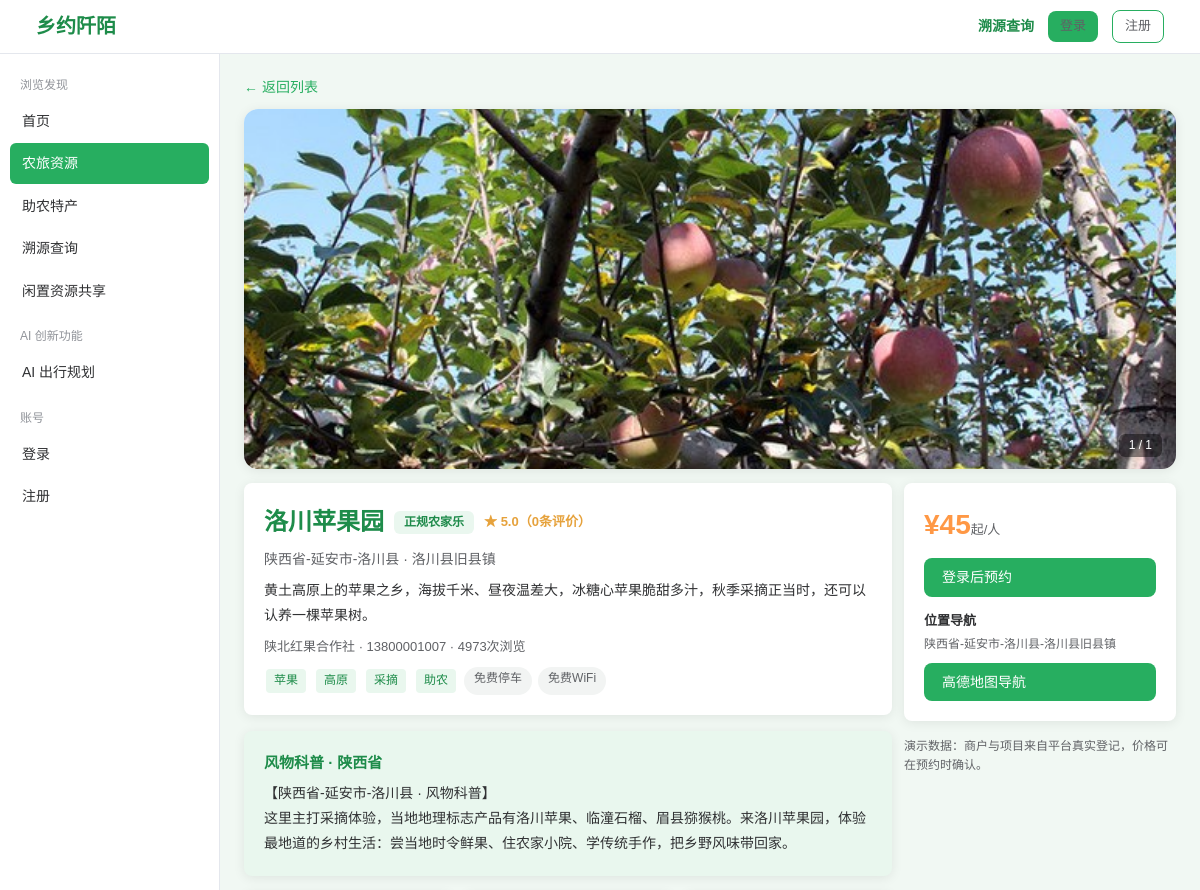
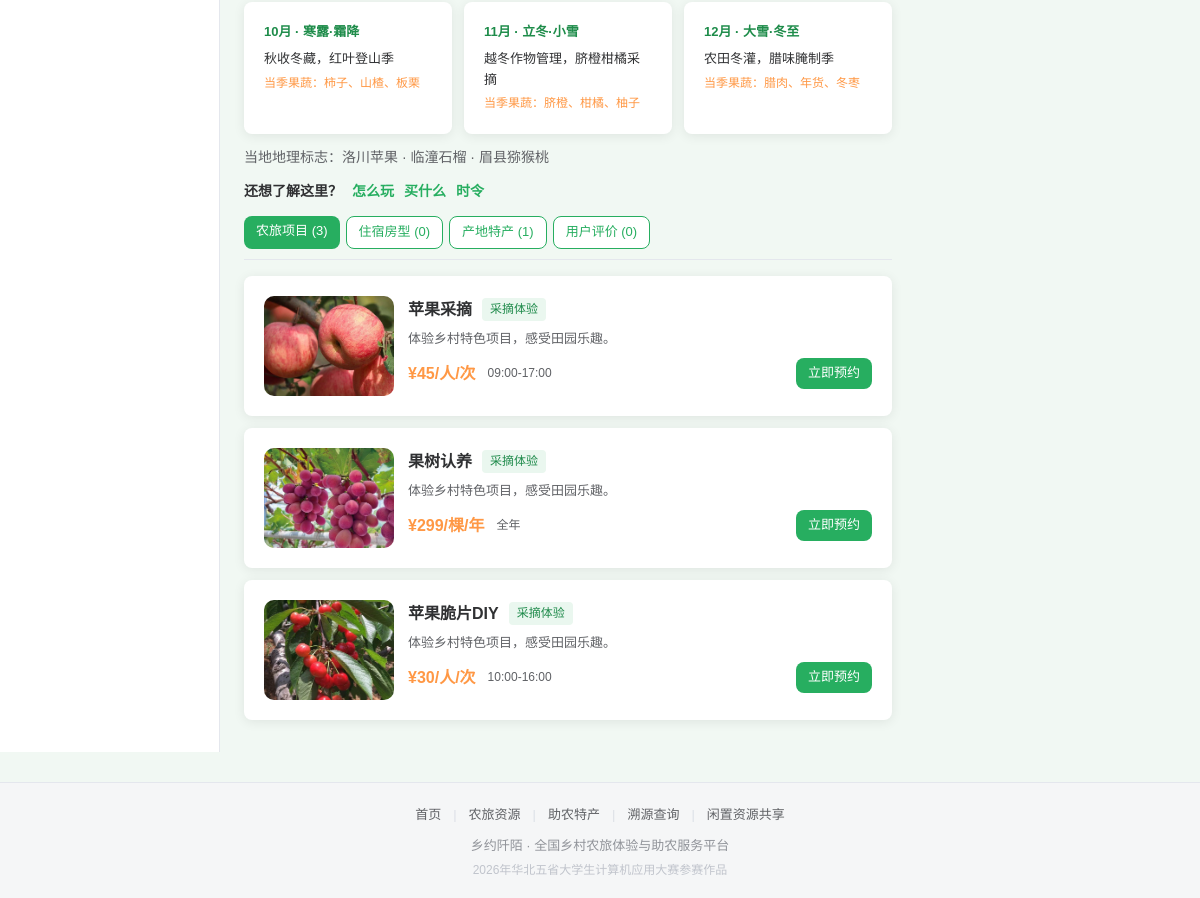
The app's page /farmstay/29 with its own data (2 pictures, top to bottom).
### tables this page shows
CREATE TABLE farmstays (
            id INTEGER PRIMARY KEY AUTOINCREMENT,
            merchant_id INTEGER NOT NULL,      -- 所属商户
            name TEXT NOT NULL,
            region TEXT DEFAULT '',            -- 地区（省-市-县）
            address TEXT DEFAULT '',
            category TEXT DEFAULT '采摘体验',  -- 采摘体验/农家住宿/农家餐饮/农耕研学/非遗体验
            price_min REAL DEFAULT 0,          -- 最低参考价
            score REAL DEFAULT 5.0,            -- 评分
            tags TEXT DEFAULT '',              -- 特色标签（逗号分隔）
            description TEXT DEFAULT '',
            image TEXT DEFAULT 'farm_default.jpg',
            lng REAL DEFAULT 0,                -- 经度（高德地图导航）
            lat REAL DEFAULT 0,                -- 纬度（高德地图导航）
            status TEXT DEFAULT '上架',         -- 上架/下架
            views INTEGER DEFAULT 0,          -- 浏览量
            created_at TEXT DEFAULT (datetime('now', 'localtime'))
        );

CREATE TABLE users (
            id INTEGER PRIMARY KEY AUTOINCREMENT,
            username TEXT NOT NULL UNIQUE,
            password TEXT NOT NULL,
            role INTEGER DEFAULT 0,            -- 0游客 1商户 3平台管理员
            status TEXT DEFAULT '正常',         -- 正常/待审核/驳回/禁用
            phone TEXT,
            region TEXT DEFAULT '',            -- 所在地区（省-市-县）
            avatar TEXT DEFAULT 'user.jpg',
            shop_name TEXT DEFAULT '',         -- 商户店铺名称
            shop_type TEXT DEFAULT '',         -- 正规农家乐/农户体验点/农村合作社
            shop_address TEXT DEFAULT '',
            shop_desc TEXT DEFAULT '',
            created_at TEXT DEFAULT (datetime('now', 'localtime'))
        );

CREATE TABLE projects (
            id INTEGER PRIMARY KEY AUTOINCREMENT,
            farmstay_id INTEGER NOT NULL,
            name TEXT NOT NULL,
            price REAL DEFAULT 0,
            unit TEXT DEFAULT '人/次',
            open_time TEXT DEFAULT '全天',
            status TEXT DEFAULT '上架',
            category TEXT DEFAULT '',
            desc TEXT DEFAULT '',
            image TEXT DEFAULT ''
        );

### app.py (the view)
@app.route('/farmstay/<int:fid>')
def farmstay_detail(fid):
    fs = models.get_farmstay(fid)
    if not fs:
        flash('该农家乐不存在或已下架', 'warning')
        return redirect(url_for('farmstay_list'))
    models.inc_view(fid)
    fs = models.get_farmstay(fid)
    projects = models.list_projects(fid)
    rooms = models.list_rooms(fid)
    products = models.list_products(fid)
    reviews = models.list_reviews(fid)
    ai_knowledge = ai_helper.local_knowledge(fs['name'], fs['region'], fs['category'])
    merchant = models.get_user_by_id(fs['merchant_id'])
    months = ai_helper.month_season(int(datetime.datetime.now().strftime('%m')))
    geo = ai_helper.geo_products(fs['region'])
    tab = request.args.get('tab', 'projects')
    return render_template('farmstay_detail.html', fs=fs, projects=projects,
                           rooms=rooms, products=products, reviews=reviews,
                           ai_knowledge=ai_knowledge, merchant=merchant, user=get_user(),
                           months=months, geo=geo, tab=tab, active='farmstays')

### ai_helper.py (called while the page is built, shortened)
def _call_llm(system_prompt, user_prompt, max_tokens=600):
    if not API_KEY:
        return None

def geo_products(region):
    for k, items in GEO_MAP.items():
        if region and k in region:
            return items[:3]
    return ['当地时令果蔬', '农家自产干货', '传统手工艺品']

def month_season(month):
    out = []
    for offset in (-1, 0, 1):
        m = ((month - 1 + offset) % 12) + 1
        name, jq, work, fruit = SEASON[m]
        out.append({'month': name, 'jq': jq, 'work': work, 'fruit': fruit, 'key': m})
    return out

def local_knowledge(farmstay_name, region, category):
    geo = geo_products(region)
    local = (f'【{region} · 风物科普】\n'
             f'这里主打{category}，当地地理标志产品有{"、".join(geo)}。'
             f'来{farmstay_name}，体验最地道的乡村生活：尝当地时令鲜果、住农家小院、'
             f'学传统手作，把乡野风味带回家。')
    llm = _call_llm('你是乡村风物文化科普专家。根据地区、类型生成一段本地风物科普，'
                    '涵盖：当地特色物产、民俗文化、农事常识，200字以内，生动有趣。',
                    f'农家乐：{farmstay_name}\n地区：{region}\n类型：{category}')
    return llm if llm else local

### app.py (called while the page is built)
def get_user():
    if 'user_id' in session:
        return models.get_user_by_id(session['user_id'])
    return None

@app.context_processor
def inject_globals():
    u = get_user()
    return {'cart_count': models.get_cart_count(u['id']) if u else 0}

### models.py (called while the page is built)
def get_conn():
    conn = sqlite3.connect(DB_PATH)
    conn.row_factory = sqlite3.Row
    return conn

def get_user_by_id(uid):
    conn = get_conn()
    row = conn.execute('SELECT * FROM users WHERE id=?', (uid,)).fetchone()
    conn.close()
    return row

def get_farmstay(fid):
    conn = get_conn()
    row = conn.execute('SELECT * FROM farmstays WHERE id=?', (fid,)).fetchone()
    conn.close()
    return row

def list_projects(farmstay_id=None):
    conn = get_conn()
    if farmstay_id:
        rows = conn.execute('SELECT * FROM projects WHERE farmstay_id=? ORDER BY id', (farmstay_id,)).fetchall()
    else:
        rows = conn.execute('SELECT * FROM projects ORDER BY id').fetchall()
    conn.close()
    return rows

def list_rooms(farmstay_id=None):
    conn = get_conn()
    if farmstay_id:
        rows = conn.execute('SELECT * FROM rooms WHERE farmstay_id=? ORDER BY id', (farmstay_id,)).fetchall()
    else:
        rows = conn.execute('SELECT * FROM rooms ORDER BY id').fetchall()
    conn.close()
    return rows

def inc_view(fid):
    conn = get_conn()
    conn.execute('UPDATE farmstays SET views=views+1 WHERE id=?', (fid,))
    conn.commit()
    conn.close()

### templates/farmstay_detail.html (shortened to what this page needs)
{% extends "base.html" %}
{% block content %}
<a href="/farmstays" style="font-size:14px;">← 返回列表</a>
<div style="position:relative;border-radius:14px;overflow:hidden;margin-top:10px;background:#fff;box-shadow:0 2px 12px rgba(0,0,0,.08);">
<img src="{{ url_for('static', filename='images/' + (fs['image'] or 'farm_default.jpg')) }}" alt="{{ fs['name'] }}"
     style="width:100%;height:360px;object-fit:cover;display:block;"
     onerror="this.src='{{ url_for('static', filename='images/farm_default.jpg') }}'">
<span style="position:absolute;right:14px;bottom:12px;background:rgba(0,0,0,.45);color:#fff;font-size:12px;border-radius:6px;padding:2px 10px;">1 / 1</span>
</div>
<div class="detail-layout" style="display:flex;gap:12px;margin-top:14px;">
<div style="flex:1.6;min-width:280px;">
<div class="card">
<div style="display:flex;align-items:center;gap:10px;flex-wrap:wrap;">
<h1 style="font-size:24px;color:var(--green-dark);">{{ fs['name'] }}</h1>
<span style="background:#eaf7ef;color:#1e8a4a;font-size:12px;font-weight:700;border-radius:6px;padding:2px 10px;">正规农家乐</span>
<span style="font-size:13px;color:#e6a23c;font-weight:700;">★ {{ fs['score'] }}（{{ reviews|length }}条评价）</span>
</div>
<div style="font-size:14px;color:var(--text2);margin-top:6px;">{{ fs['region'] }} · {{ fs['address'] }}</div>
<p style="font-size:14px;line-height:1.8;margin-top:8px;">{{ fs['description'] }}</p>
<div style="font-size:13px;color:var(--text2);margin-top:8px;">
{{ merchant['shop_name'] or merchant['username'] }} · {{ merchant['phone'] }} · {{ fs['views'] }}次浏览
</div>
<div style="margin-top:10px;display:flex;gap:6px;flex-wrap:wrap;">
{% for t in (fs['tags'] or '').split(',') %}
{% if t %}<span class="tag">{{ t }}</span>{% endif %}
{% endfor %}
<span style="background:#f2f4f3;color:var(--text2);font-size:12px;border-radius:999px;padding:2px 10px;">免费停车</span>
<span style="background:#f2f4f3;color:var(--text2);font-size:12px;border-radius:999px;padding:2px 10px;">免费WiFi</span>
</div>
</div>
<div class="card" style="background:var(--green-bg);">
<div style="font-size:15px;font-weight:700;color:var(--green-dark);">风物科普 · {{ fs['region'].split('-')[0] if fs['region'] else '全国' }}</div>
<div style="font-size:14px;line-height:1.8;white-space:pre-wrap;margin-top:6px;">{{ ai_knowledge }}</div>
</div>
<div style="display:grid;grid-template-columns:repeat(auto-fit,minmax(190px,1fr));gap:12px;margin-top:12px;">
{% for m in months %}
<div class="card" style="margin:0;">
<div style="font-size:13px;font-weight:700;color:var(--green-dark);">{{ m['month'] }} · {{ m['jq'] }}</div>
<div style="font-size:13px;color:var(--text);margin-top:6px;">{{ m['work'] }}</div>
<div style="font-size:12px;color:var(--orange);margin-top:4px;">当季果蔬：{{ m['fruit'] }}</div>
</div>
{% endfor %}
</div>
<div style="display:flex;align-items:center;gap:12px;flex-wrap:wrap;margin:12px 0;">
<span style="font-size:14px;color:var(--text2);">当地地理标志：{{ geo|join(' · ') }}</span>
</div>
<div style="display:flex;align-items:center;gap:10px;flex-wrap:wrap;margin-bottom:14px;">
<span style="font-size:14px;font-weight:600;color:var(--text);">还想了解这里？</span>
<a href="#tab-projects" style="font-size:14px;color:var(--green);font-weight:600;">怎么玩</a>
<a href="#tab-products" style="font-size:14px;color:var(--green);font-weight:600;">买什么</a>
<a href="#tab-season" style="font-size:14px;color:var(--green);font-weight:600;">时令</a>
</div>
<div style="display:flex;gap:6px;flex-wrap:wrap;border-bottom:1px solid var(--border);padding-bottom:10px;margin-bottom:16px;">
{% set tabs = [('projects','农旅项目',projects|length),('rooms','住宿房型',rooms|length),('products','产地特产',products|length),('reviews','用户评价',reviews|length)] %}
{% for key, label, cnt in tabs %}
<a href="/farmstay/{{ fs['id'] }}?tab={{ key }}" data-tab="{{ key }}" class="tab-btn btn btn-sm {{ 'btn-primary' if tab == key else 'btn-outline' }}" style="text-decoration:none;">{{ label }} ({{ cnt }})</a>
{% endfor %}
</div>
<div class="tab-pane" id="pane-projects" style="display:{{ 'block' if tab == 'projects' else 'none' }};">
{% if projects %}
{% for p in projects %}
<div class="card" style="display:flex;gap:14px;flex-wrap:wrap;margin-bottom:12px;">
<img src="{{ url_for('static', filename='images/' + (p['image'] or fs['image'] or 'farm_default.jpg')) }}" style="width:130px;height:100px;border-radius:10px;object-fit:cover;" onerror="this.src='{{ url_for('static', filename='images/farm_default.jpg') }}'">
<div style="flex:1;min-width:200px;">
<div style="display:flex;align-items:center;gap:8px;flex-wrap:wrap;">
<b style="font-size:16px;color:var(--text);">{{ p['name'] }}</b>
<span class="tag" style="background:#eaf7ef;color:#1e8a4a;">{{ p['category'] or fs['category'] }}</span>
</div>
<div style="font-size:13px;color:var(--text2);margin-top:6px;">{{ p['desc'] or '体验乡村特色项目，感受田园乐趣。' }}</div>
<div style="display:flex;align-items:center;gap:12px;margin-top:8px;flex-wrap:wrap;">
<span style="color:var(--orange);font-weight:800;font-size:16px;">¥{{ '%.0f' % p['price'] }}/{{ p['unit'] }}</span>
<span style="font-size:12px;color:var(--text2);">{{ p['open_time'] }}</span>
<a href="/booking?farmstay_id={{ fs['id'] }}&project_id={{ p['id'] }}" class="btn btn-primary btn-sm" style="margin-left:auto;text-decoration:none;">立即预约</a>
</div>
</div>
</div>
{% endfor %}
{% else %}
<div class="empty"><div class="empty-icon"></div><p>该农旅点暂未上架体验项目</p></div>
{% endif %}
</div>
</div>
<div style="width:272px;flex-shrink:0;position:sticky;top:70px;">
<div class="card" style="">
<div style="font-size:28px;font-weight:800;color:var(--orange);">¥{{ '%.0f' % (fs['price_min'] or 0) }}<span style="font-size:13px;color:var(--text2);font-weight:400;">起/人</span></div>
{% if user and user['role'] == 0 %}
<a href="/booking?farmstay_id={{ fs['id'] }}" class="btn btn-orange btn-block" style="text-decoration:none;margin-top:10px;">立即预约</a>
<a href="/farmstay/{{ fs['id'] }}/plan" class="btn btn-outline btn-block" style="text-decoration:none;margin-top:8px;color:var(--green-dark);border-color:var(--green);">AI规划行程</a>
<a href="tel:{{ merchant['phone'] }}" class="btn btn-outline btn-block" style="text-decoration:none;margin-top:8px;color:var(--green-dark);border-color:var(--green);">电话联系商户</a>
<form action="/favorite" method="post" style="margin-top:8px;">
<input type="hidden" name="target_type" value="farmstay">
<input type="hidden" name="target_id" value="{{ fs['id'] }}">
<button type="submit" class="btn btn-outline btn-block">收藏</button>
</form>
{% else %}
<a href="/login" class="btn btn-primary btn-block" style="text-decoration:none;margin-top:10px;">登录后预约</a>
{% endif %}
<div style="font-size:13px;font-weight:700;color:var(--text);margin-top:14px;">位置导航</div>
<div style="font-size:12px;color:var(--text2);margin-top:4px;">{{ fs['region'] }}-{{ fs['address'] }}</div>
{% if fs['lng'] and fs['lat'] %}
<a class="btn btn-primary btn-block" style="margin-top:8px;text-decoration:none;"
   target="_blank" rel="noopener"
   href="https://uri.amap.com/marker?position={{ fs['lng'] }},{{ fs['lat'] }}&name={{ fs['name'] }}&src=乡约阡陌">
高德地图导航
</a>
{% endif %}
</div>
<p style="font-size:12px;color:var(--text2);margin-top:10px;">演示数据：商户与项目来自平台真实登记，价格可在预约时确认。</p>
</div>
</div>
</div>
{% endblock %}

### css/style.css (style rules this page uses)
* { margin: 0; padding: 0; box-sizing: border-box; }
:root { --green: #27AE60; --green-dark: #1E8C4A; --green-bg: #E9F7EE; --orange: #FF9845; --bg: #F1F8F3; --text: #303133; --text2: #606266; --border: #e4e7ed; }
body { font-family: "Microsoft YaHei", "PingFang SC", sans-serif; background: var(--bg); color: var(--text); line-height: 1.6; }
a { color: var(--green); text-decoration: none; }
.btn { display: inline-block; padding: 8px 18px; border: none; border-radius: 8px; font-size: 14px; cursor: pointer; text-decoration: none; transition: all .2s; }
.btn-primary { background: var(--green); color: #fff; }
.btn-outline { background: #fff; color: var(--green); border: 1px solid var(--green); }
.btn-sm { padding: 5px 12px; font-size: 13px; }
.btn-block { width: 100%; }
.card { background: #fff; border-radius: 8px; padding: 20px; box-shadow: 0 2px 12px rgba(0,0,0,0.08); margin-bottom: 16px; }
.tag { display: inline-block; background: var(--green-bg); color: var(--green-dark); font-size: 12px; padding: 2px 8px; border-radius: 4px; margin: 2px; }

### templates/farmstay_detail.html (style rules this page uses)
.detail-layout { flex-wrap:wrap; }
@media (min-width:560px) { .detail-layout { flex-wrap:nowrap; } }

### records on screen
farmstays: image (picture), name "洛川苹果园", score "5.0", region "陕西省-延安市-洛川县", address "洛川县旧县镇", description "黄土高原上的苹果之乡，海拔千米、昼夜温差大，冰糖心苹果脆甜多汁，秋季采摘正当时，还可以认养一棵苹果树。", views "4973", region "陕西省", price_min "45"
users: shop_name "陕北红果合作社", phone "13800001007"
projects: image (picture), name "苹果采摘", category.category "采摘体验", desc "体验乡村特色项目，感受田园乐趣。", price "45", unit "人/次", open_time "09:00-17:00"
projects: image (picture), name "果树认养", category.category "采摘体验", desc "体验乡村特色项目，感受田园乐趣。", price "299", unit "棵/年", open_time "全年"
projects: image (picture), name "苹果脆片DIY", category.category "采摘体验", desc "体验乡村特色项目，感受田园乐趣。", price "30", unit "人/次", open_time "10:00-16:00"

### other values on screen
{{ reviews|length }} "0"
{{ t }} "苹果" "高原" "采摘" "助农"
{{ ai_knowledge }} "【陕西省-延安市-洛川县 · 风物科普】 这里主打采摘体验，当地地理标志产品有洛川苹果、临潼石榴、眉县猕猴桃。来洛川苹果园，体验最地道的乡村生活：尝当地时令鲜果、住农家小院、学传统手作，把乡野风味带回家。"
{{ m['month'] }} "10月" "11月" "12月"
{{ m['jq'] }} "寒露·霜降" "立冬·小雪" "大雪·冬至"
{{ m['work'] }} "秋收冬藏，红叶登山季" "越冬作物管理，脐橙柑橘采摘" "农田冬灌，腊味腌制季"
{{ m['fruit'] }} "柿子、山楂、板栗" "脐橙、柑橘、柚子" "腊肉、年货、冬枣"
{{ geo|join(' · ') }} "洛川苹果 · 临潼石榴 · 眉县猕猴桃"
{{ label }} "农旅项目" "住宿房型" "产地特产" "用户评价"
{{ cnt }} "3" "0" "1" "0"
